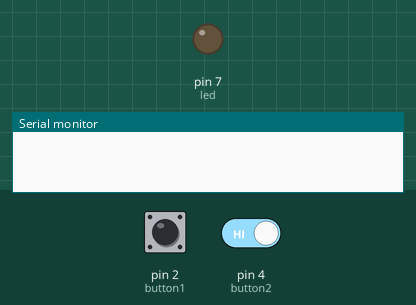
Simulated run of this sketch. Board: Arduino Uno, built with avr-gcc and run on an emulated ATmega328P. Shown: output pins drawn as LEDs (lit = HIGH), the last lines printed to the serial monitor. The inputs (shaded band) are chosen by the test bench; at power-on: pin 2 (button1) HIGH, pin 4 (button2) HIGH.

Above: at 1.2 s.
1.3 s: pin 2 (button1) pulled LOW for 0.15 s
At 1.37 s:
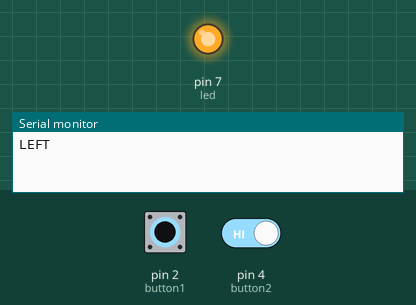
4.5 s: pin 2 (button1) pulled LOW for 3.2 s
At 8.8 s:
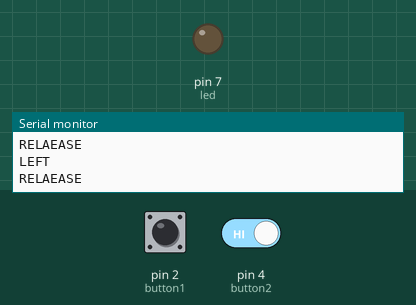
9.2 s: pin 2 (button1) driven LOW and pin 4 (button2) driven LOW
At 10.0 s:
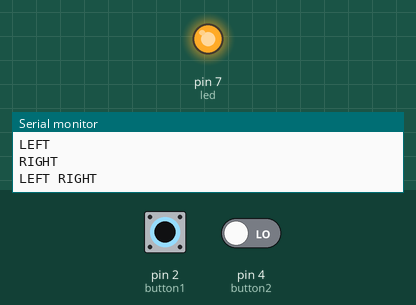
10.7 s: pin 2 (button1) driven HIGH
At 11.1 s:
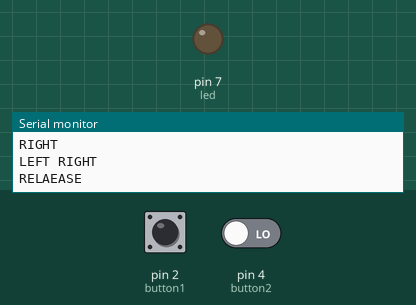
Timing chart, 0 to 13.2 s (numbered marks = the images above; inputs shaded):
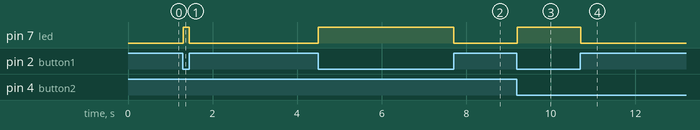

Measured:
- after the input at 1.3 s, pin 7 (led): LOW → HIGH at once, → LOW 0.15 s later
- after the input at 4.5 s, pin 7 (led): LOW → HIGH at once, → LOW 3.2 s later
- after the input at 9.2 s, pin 7 (led): LOW → HIGH at once
- after the input at 10.7 s, pin 7 (led): HIGH → LOW at once

The sketch:

sketch_dec27a.ino
```cpp
#include <Bounce2.h>

#define led 7
#define button1 2
#define button2 4
Bounce debouncer_L=Bounce();
Bounce debouncer_R=Bounce();

void setup() {
  pinMode(led, OUTPUT);
  pinMode(button1, INPUT_PULLUP);
  pinMode(button2, INPUT_PULLUP);
  debouncer_L.attach(button1);
  debouncer_R.attach(button2);
  debouncer_L.interval(5);
  debouncer_R.interval(5);
  Serial.begin(9600);
}

void loop() {
  debouncer_L.update();;
  debouncer_R.update();;
  if(debouncer_L.fell()){

    digitalWrite(led, HIGH);
    Serial.println("LEFT");


  }
  if(debouncer_L.rose()){
    digitalWrite(led, LOW);

    Serial.println("RELAEASE");
  }
  if(debouncer_R.fell()){

    Serial.println("RIGHT");
    }

  if(debouncer_R.rose()){

    Serial.println("RELAEASE");
  }
  if(debouncer_L.fell()&&debouncer_R.fell()){

    Serial.println("LEFT RIGHT");
  }

}
```
